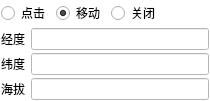
<?xml version="1.0" encoding="UTF-8"?>
<ui version="4.0">
 <class>ByyMouseCoordsWidget</class>
 <widget class="QWidget" name="ByyMouseCoordsWidget">
  <property name="geometry">
   <rect>
    <x>0</x>
    <y>0</y>
    <width>210</width>
    <height>99</height>
   </rect>
  </property>
  <property name="sizePolicy">
   <sizepolicy hsizetype="Preferred" vsizetype="Maximum">
    <horstretch>0</horstretch>
    <verstretch>0</verstretch>
   </sizepolicy>
  </property>
  <property name="palette">
   <palette>
    <active>
     <colorrole role="Base">
      <brush brushstyle="SolidPattern">
       <color alpha="255">
        <red>255</red>
        <green>255</green>
        <blue>255</blue>
       </color>
      </brush>
     </colorrole>
     <colorrole role="Window">
      <brush brushstyle="SolidPattern">
       <color alpha="255">
        <red>255</red>
        <green>255</green>
        <blue>255</blue>
       </color>
      </brush>
     </colorrole>
    </active>
    <inactive>
     <colorrole role="Base">
      <brush brushstyle="SolidPattern">
       <color alpha="255">
        <red>255</red>
        <green>255</green>
        <blue>255</blue>
       </color>
      </brush>
     </colorrole>
     <colorrole role="Window">
      <brush brushstyle="SolidPattern">
       <color alpha="255">
        <red>255</red>
        <green>255</green>
        <blue>255</blue>
       </color>
      </brush>
     </colorrole>
    </inactive>
    <disabled>
     <colorrole role="Base">
      <brush brushstyle="SolidPattern">
       <color alpha="255">
        <red>255</red>
        <green>255</green>
        <blue>255</blue>
       </color>
      </brush>
     </colorrole>
     <colorrole role="Window">
      <brush brushstyle="SolidPattern">
       <color alpha="255">
        <red>255</red>
        <green>255</green>
        <blue>255</blue>
       </color>
      </brush>
     </colorrole>
    </disabled>
   </palette>
  </property>
  <property name="windowTitle">
   <string>ByyMouseCoordsWidget</string>
  </property>
  <property name="autoFillBackground">
   <bool>true</bool>
  </property>
  <layout class="QVBoxLayout" name="verticalLayout">
   <property name="spacing">
    <number>3</number>
   </property>
   <property name="margin">
    <number>1</number>
   </property>
   <item>
    <layout class="QHBoxLayout" name="horizontalLayout_4">
     <item>
      <widget class="QRadioButton" name="clickRadioButton">
       <property name="text">
        <string>点击</string>
       </property>
       <property name="checked">
        <bool>false</bool>
       </property>
      </widget>
     </item>
     <item>
      <widget class="QRadioButton" name="moveRadioButton">
       <property name="text">
        <string>移动</string>
       </property>
       <property name="checked">
        <bool>true</bool>
       </property>
      </widget>
     </item>
     <item>
      <widget class="QRadioButton" name="closedRadioButton">
       <property name="text">
        <string>关闭</string>
       </property>
       <property name="checked">
        <bool>false</bool>
       </property>
      </widget>
     </item>
     <item>
      <spacer name="horizontalSpacer">
       <property name="orientation">
        <enum>Qt::Horizontal</enum>
       </property>
       <property name="sizeHint" stdset="0">
        <size>
         <width>40</width>
         <height>20</height>
        </size>
       </property>
      </spacer>
     </item>
    </layout>
   </item>
   <item>
    <layout class="QHBoxLayout" name="horizontalLayout">
     <item>
      <widget class="QLabel" name="label">
       <property name="text">
        <string>经度</string>
       </property>
      </widget>
     </item>
     <item>
      <widget class="QLineEdit" name="lineEdit"/>
     </item>
    </layout>
   </item>
   <item>
    <layout class="QHBoxLayout" name="horizontalLayout_2">
     <item>
      <widget class="QLabel" name="label_2">
       <property name="text">
        <string>纬度</string>
       </property>
      </widget>
     </item>
     <item>
      <widget class="QLineEdit" name="lineEdit_2"/>
     </item>
    </layout>
   </item>
   <item>
    <layout class="QHBoxLayout" name="horizontalLayout_3">
     <item>
      <widget class="QLabel" name="label_3">
       <property name="text">
        <string>海拔</string>
       </property>
      </widget>
     </item>
     <item>
      <widget class="QLineEdit" name="lineEdit_3"/>
     </item>
    </layout>
   </item>
  </layout>
 </widget>
 <layoutdefault spacing="6" margin="11"/>
 <resources/>
 <connections/>
</ui>
